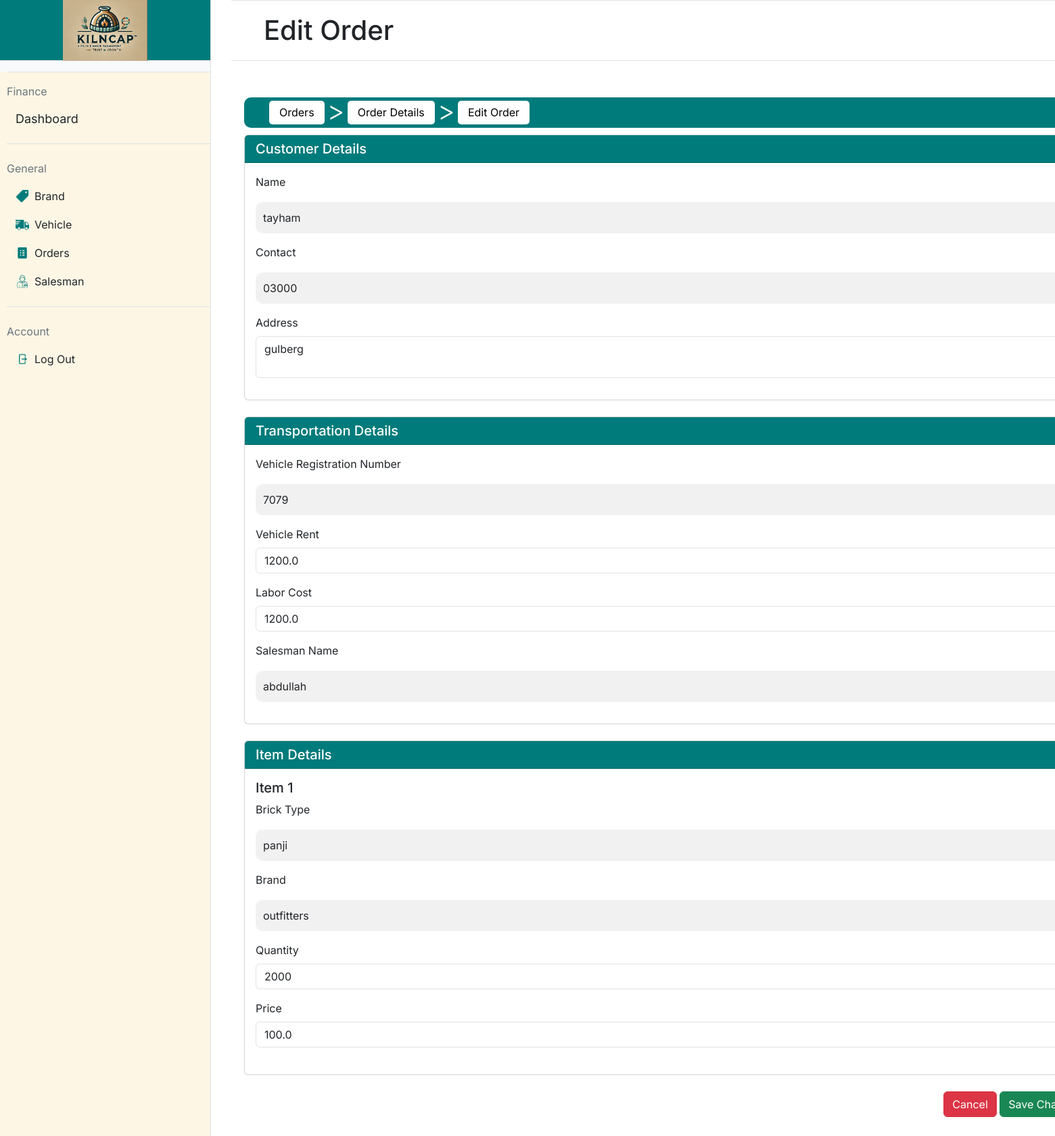
Before: /edit_order/1 with the older database file.
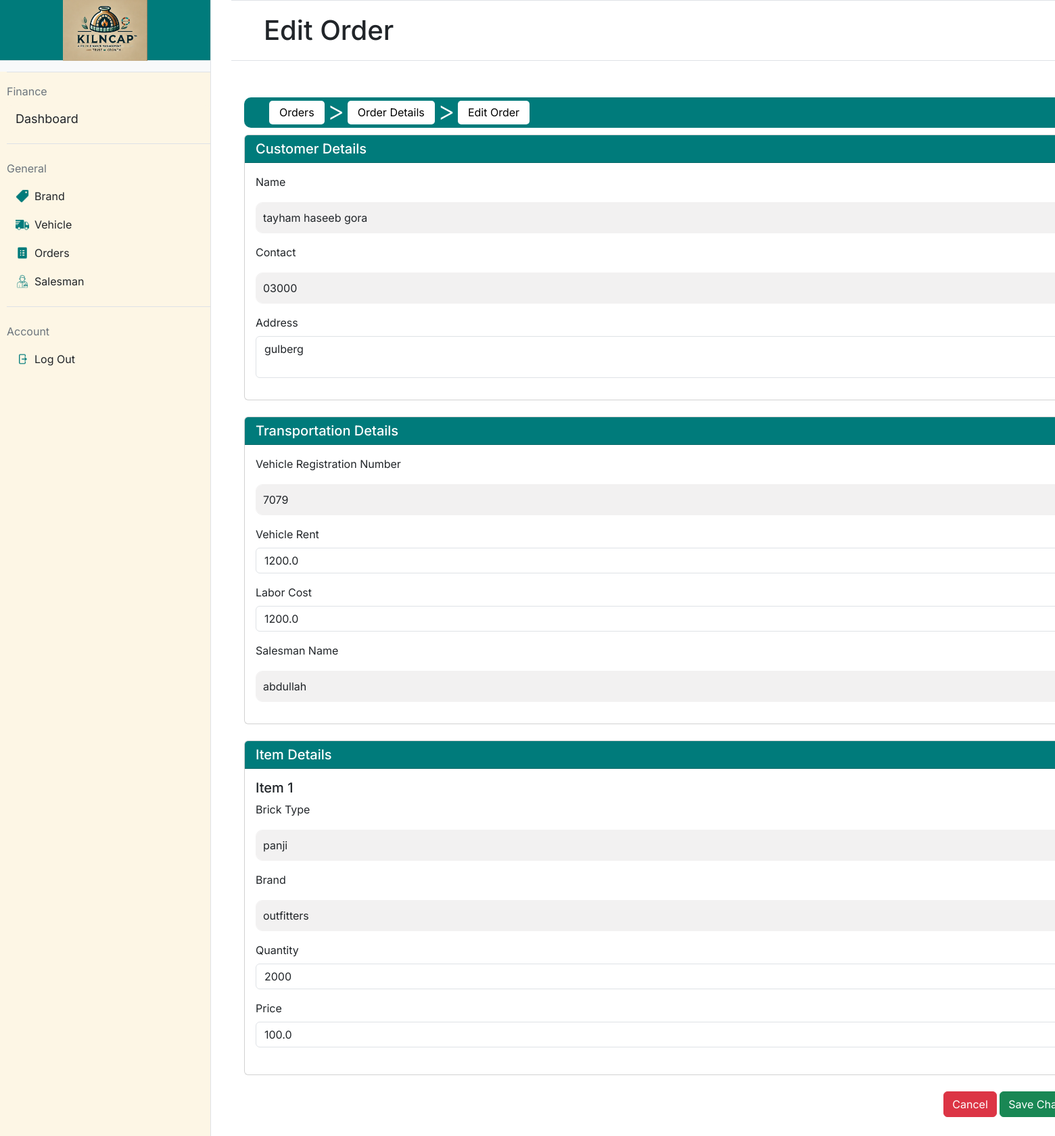
After: the same page with the newer database file.
### app.py (models this page shows, shortened)
class Order(db.Model):
    __tablename__ = 'orders'
    id = db.Column(db.Integer, primary_key=True)
    customer_name = db.Column(db.String(50), nullable=False)
    contact = db.Column(db.String(15), nullable=False)  # Customer contact number
    address = db.Column(db.String(150), nullable=False)  # Delivery address
    vehicle_reg_number = db.Column(db.String(20), nullable=True)  # Vehicle registration number
    vehicle_rent = db.Column(db.Float, nullable=True)  # Rent cost of the vehicle
    labor_cost = db.Column(db.Float, nullable=True)  # Cost of labor
    salesman_name = db.Column(db.String(50), nullable=True)  # Salesperson name
    date = db.Column(db.Date, nullable=False, default=datetime.utcnow)  # Order date
    items = db.relationship('Item', backref='order', cascade="all, delete-orphan")  # Relationship to Item

### app.py (the view)
@app.route('/edit_order/<int:order_id>', methods=['GET'])
def edit_order(order_id):
    order = Order.query.get(order_id)  # Fetch the order by ID
    if not order:
        flash('Order not found!', 'danger')
        return redirect(url_for('orders'))
    return render_template('edit_order.html', order=order)

### templates/edit_order.html (shortened to what the changed rows need)
{% extends "base.html" %}
{% block mainheading %}
    Edit Order
{% endblock %}
{% block maincontent %}
<div class="d-flex flex-column gap-4" style="padding-top: 10px;">
    <form action="{{ url_for('edit_order', order_id=order.id) }}" method="POST">
        <div class="card mb-4" >
            <div class="card-body">
                <div class="mb-3">
                    <label for="customer_name" class="form-label">Name</label>
                    <input type="text" name="customer_name" id="customer_name" class="form-control"
                           value="{{ order.customer_name }}" required>
                </div>
                <div class="mb-3">
                    <label for="contact" class="form-label">Contact</label>
                    <input type="text" name="contact" id="contact" class="form-control"
                           value="{{ order.contact }}" required>
                </div>
                <div class="mb-3">
                    <label for="address" class="form-label">Address</label>
                    <textarea name="address" id="address" class="form-control" required>{{ order.address }}</textarea>
                </div>
            </div>
        </div>
        <div class="card mb-4">
            <div class="card-body">
                <div class="mb-3">
                    <label for="vehicle_reg_number" class="form-label">Vehicle Registration Number</label>
                    <input type="text" name="vehicle_reg_number" id="vehicle_reg_number" class="form-control"
                           value="{{ order.vehicle_reg_number }}" required>
                </div>
                <div class="mb-3">
                    <label for="vehicle_rent" class="form-label">Vehicle Rent</label>
                    <input type="number" name="vehicle_rent" id="vehicle_rent" class="form-control"
                           value="{{ order.vehicle_rent }}" required>
                </div>
                <div class="mb-3">
                    <label for="labor_cost" class="form-label">Labor Cost</label>
                    <input type="number" name="labor_cost" id="labor_cost" class="form-control"
                           value="{{ order.labor_cost }}" required>
                </div>
                <div class="mb-3">
                    <label for="salesman_name" class="form-label">Salesman Name</label>
                    <input type="text" name="salesman_name" id="salesman_name" class="form-control"
                           value="{{ order.salesman_name }}" required>
                </div>
            </div>
        </div>
    </form>
</div>
{% endblock %}

Changed rows visible on the page:
changed Order "gulberg": customer_name "tayham" → "tayham haseeb gora"
